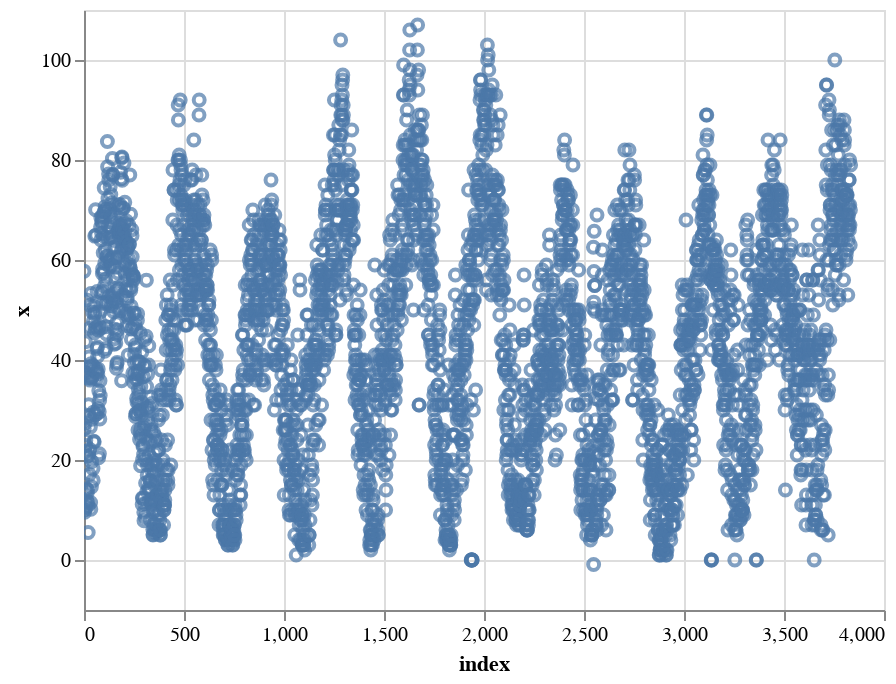

The notebook cell this image was saved under:
### Markdown cell above
Visualizacion interactiva de datos

### Code cell
alt.Chart(est56NO2_df.reset_index()).mark_point().encode(
    x='index',
    y='x',
).interactive()

### Figure 1 — Vega-Lite specification as saved in the notebook (floating-point values rounded to 4 significant figures; data arrays with more than 128 entries replaced by an {"elided": "..."} marker saying what was removed)
{"config": {"view": {"continuousWidth": 400, "continuousHeight": 300}}, "data": {"name": "data-9c44e2430bf2f424e6122681d7c8944f"}, "mark": "point", "encoding": {"x": {"type": "quantitative", "field": "index"}, "y": {"type": "quantitative", "field": "x"}}, "selection": {"selector025": {"type": "interval", "bind": "scales", "encodings": ["x", "y"]}}, "$schema": "https://vega.github.io/schema/vega-lite/v4.8.1.json", "datasets": {"data-9c44e2430bf2f424e6122681d7c8944f": {"elided": "3834 records"}}}
